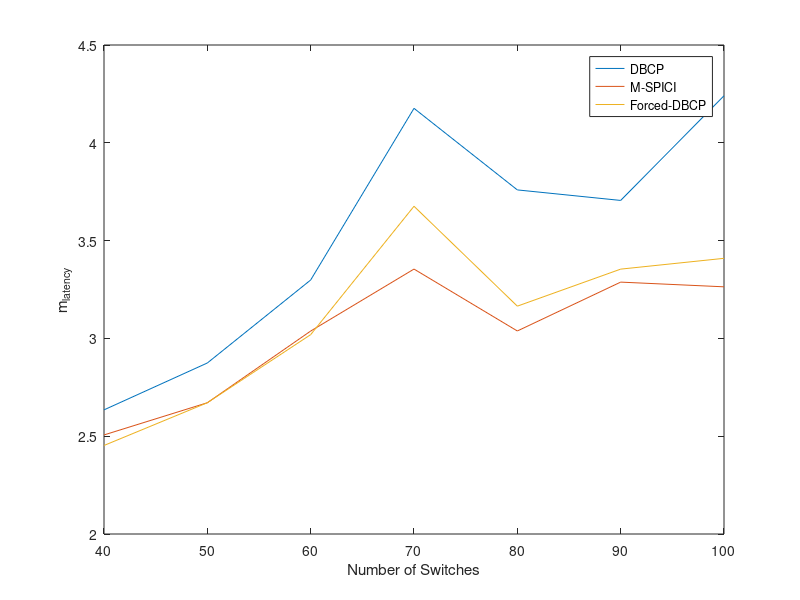
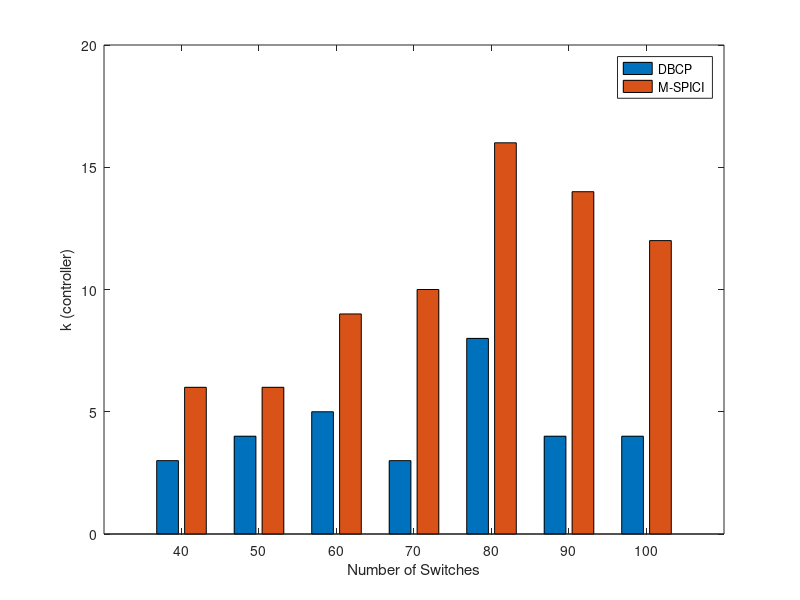

Here is the MATLAB script that generated these plots, in order:
fileID = fopen('udbcp_new.txt','r');
x1 = zeros(1,7);
k1 = zeros(1,7);
input1 = zeros(1,7);
idx = 0;
input = fscanf(fileID,'%f');
for i=1:7
    input1(i) = input(idx+1);
    k1(i) = input(idx+2);
    x1(i) = input(idx+3);
    idx = idx + 3;
end
y1 = [40 50 60 70 80 90 100];
fileID = fopen('ulmspici_new.txt','r');
x2 = zeros(1,7);
y2 = zeros(1,7);
k2 = zeros(1,7);
input2 = zeros(1,7);
idx = 0;
input = fscanf(fileID,'%f');
for i=1:7
    input2(i) = input(idx+1);
    y2(i) = input(idx+2);
    y2(i) = input(idx+3);
    k2(i) = input(idx+4);
    x2(i) = input(idx+5);
    idx = idx + 5;
end
fileID = fopen('uforceddbcp_new.txt','r');
x3 = zeros(1,7);
y3 = zeros(1,7);
input3 = zeros(1,7);
idx = 0;
input = fscanf(fileID,'%f');
for i=1:7
    input3(i) = input(idx+1);
    x3(i) = input(idx+2);
    x3(i) = input(idx+3);
    idx = idx + 3;
end
fileID = fopen('gspici_m_metric.txt','r');
x4 = zeros(1,7);
k4 = zeros(1,7);
idx = 0;
input = fscanf(fileID,'%f');
for i=1:7
    k4(i) = input(idx+1);
    x4(i) = input(idx+2);
    idx = idx + 2;
end
fileID = fopen('ispici_m_metric.txt','r');
x5 = zeros(1,7);
k5 = zeros(1,7);
idx = 0;
input = fscanf(fileID,'%f');
for i=1:7
    k5(i) = input(idx+1);
    x5(i) = input(idx+2);
    idx = idx + 2;
end
fileID = fopen('wdbcp_new.txt','r');
x6 = zeros(1,7);
k6 = zeros(1,7);
input6 = zeros(1,7);
idx = 0;
input = fscanf(fileID,'%f');
for i=1:7
    input6(i) = input(idx+1);
    k6(i) = input(idx+2);
    x6(i) = input(idx+3);
    idx = idx + 3;
end

figure;
plot(y1,x1,y1,x2,y1,x3);
xlabel('Number of Switches');
ylabel('m_{latency}');
legend('DBCP','M-SPICI','Forced-DBCP');
print('newgraph','-dpng');

figure;
k1 = k1'; k5 = k5';
k2 = k2'; k6 = k6';
k4 = k4';
y = [k1 k2];
bar(y1,y);
xlabel('Number of Switches');
ylabel('k (controller)');
legend('DBCP','M-SPICI');
print('newbar','-dpng');